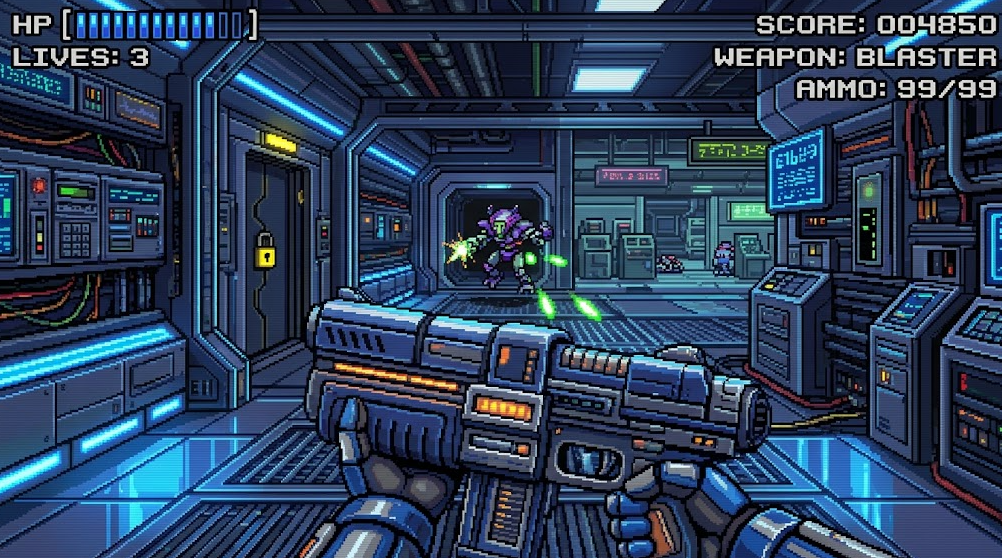
#> input picture tools/art_src/scene_a.png, 1002 x 558 px; the run also reads 2 pictures not shown here
$ python gen_art.py
#> lines starting #> are read from the running program, lines starting #| are printed output that depends on the picture
### tools/rotcut.py
import numpy as np
from PIL import Image
from scipy import ndimage

def cut(im_rgb, box):
    x0, y0, x1, y1 = box
    c = im_rgb.crop((x0, y0, x1, y1))
    a = np.asarray(c).astype(int)
    mx, mn = a.max(2), a.min(2)
    c_mx, c_mn = mx, mn
    light = (mn > 150) & ((mx - mn) < 40)
    lab, n = ndimage.label(light)
    edge = set(np.unique(np.concatenate([lab[0], lab[-1], lab[:, 0], lab[:, -1]]))) - {0}
    bg = np.isin(lab, list(edge))
    fg = ~bg
    fg = ndimage.binary_opening(fg, iterations=1)
    d = ndimage.binary_dilation(fg, iterations=3)
    l2, n2 = ndimage.label(d)
    if n2 == 0:
        return None
    sizes = ndimage.sum(fg, l2, range(1, n2 + 1))
    keep = l2 == (1 + int(np.argmax(sizes)))
    fg = ndimage.binary_fill_holes(fg & keep)
    # drop the floor shadow: long near-black runs in the bottom of the figure
    ys, xs = np.where(fg)
    top, bot = ys.min(), ys.max()
    dark = (mx < 48) & fg
    sh = ndimage.binary_opening(dark, structure=np.ones((1, 21)))
    sh[: int(top + (bot - top) * 0.86)] = False
    sh = ndimage.binary_dilation(sh, structure=np.ones((3, 3)))
    fg2 = fg & ~sh
    lt = fg2 & (c_mn > 150) & ((c_mx - c_mn) < 40)
    ll, nl = ndimage.label(lt)
    shd = ndimage.binary_dilation(sh, iterations=3)
    for k in range(1, nl + 1):
        m = ll == k
        yy = np.where(m)[0]
        if (m & shd).any() or (m.sum() > 40 and yy.max() >= bot - 1):
            fg2 &= ~m
    pw = fg2 & (c_mn > 222) & ((c_mx - c_mn) < 16)
    pl, npl = ndimage.label(pw)
    for k in range(1, npl + 1):
        m = pl == k
        if m.sum() > 25:
            fg2 &= ~m
    fg2 = ndimage.binary_opening(fg2, iterations=1)
    l3, n3 = ndimage.label(ndimage.binary_dilation(fg2, iterations=2))
    sizes = ndimage.sum(fg2, l3, range(1, n3 + 1))
    fg2 = fg2 & (l3 == 1 + int(np.argmax(sizes)))
    rgba = np.dstack([np.asarray(c), (fg2 * 255).astype(np.uint8)])
    img = Image.fromarray(rgba, "RGBA")
    return img.crop(img.getbbox())

# [4 lines left out: function five, not called in this run]

def penguin(path):
    im = Image.open(path).convert("RGB")
    top = [36, 305, 568, 833, 1103]
    bot = [36, 305, 575, 840, 1105, 1375]
    t = [cut(im, (top[i] + 4, 66, top[i + 1] - 4, 340)) for i in range(4)]       # frames 2..5
    b = [cut(im, (bot[i] + 4, 386, bot[i + 1] - 4, 650)) for i in range(5)]       # 6,6,7,8,9
    return t, b

### tools/gen_art.py
#!/usr/bin/env python3
"""
gen_art.py - turns the hand-drawn concept art in tools/art_src/ into game data.

  scene_a.png / scene_b.png  corridor concept (walls, panels, floor, blaster, alien)
  robot_wheel.png, robot_tank.png, penguin.png   enemy concepts (white background)

Outputs in ../res:
  tex_walls.bin   8 wall textures, 32x32, u-major, 1 byte per texel = texel class
  tex_floor.bin   4 floor/ceiling textures, 16x16
  spr_enemy0..3.bin   4 enemy types x 22 frames x 1408 bytes
  spr_weapon.bin  3 blaster frames 64x64
  art_pal.json    OBJ palettes + hit boxes (read by gen_sprites.py / gen_tables.py)
  sheets/*.png    contact sheets for checking the result

Texel classes (5 bits, the LUT of gen_tables.py shades them by distance and by
the light direction of the wall face = pseudo normal mapping):
  class = tilt * 5 + luma          tilt 0 flat, 1 left, 2 right, 3 up, 4 down
                                   (tilt = edge direction found in the art)
  25..28 = emissive accents        amber, green, red, cyan
"""
import json, os, colorsys
import numpy as np
from PIL import ImageOps, ImageFilter,  Image, ImageDraw
from scipy import ndimage

HERE = os.path.dirname(os.path.abspath(__file__))
SRC = os.path.join(HERE, "art_src")
OUT = os.path.join(HERE, "..", "res")
SHEETS = os.path.join(OUT, "sheets")
os.makedirs(SHEETS, exist_ok=True)

SCENE_A = Image.open(os.path.join(SRC, "scene_a.png")).convert("RGB")
#> SCENE_A is the input picture: PIL image 1002x558 RGB; mean R, G, B 43.8, 63.5, 90.6
SCENE_B = Image.open(os.path.join(SRC, "scene_b.png")).convert("RGB")
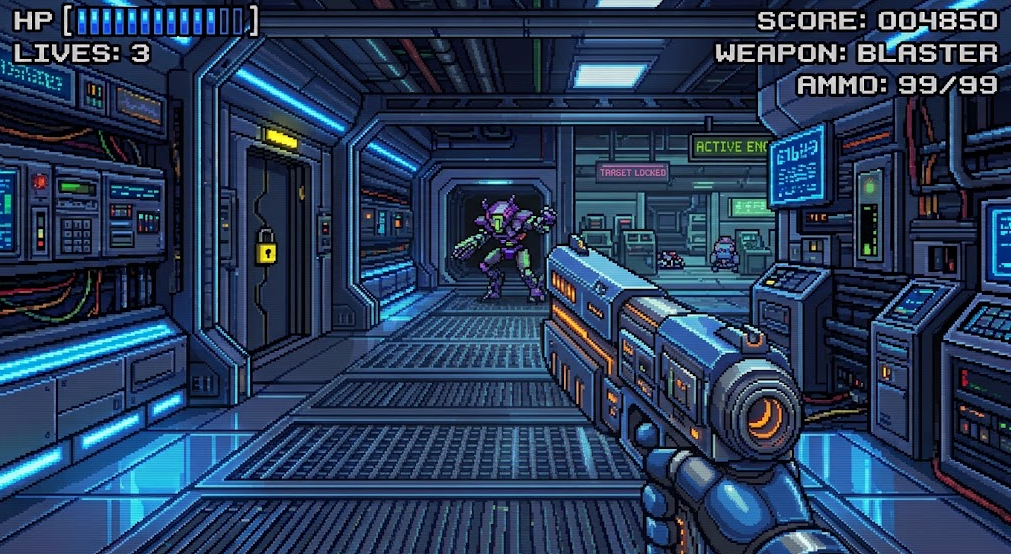
#> input picture tools/art_src/scene_b.png, 1011 x 554 px
#> SCENE_B is the input picture: PIL image 1011x554 RGB; mean R, G, B 39.4, 59.5, 88.9

LUMA_LEVELS = 5
ACC_BASE = 25


# ================================================================ textures
def accent_of(rgb):
    """rgb 0-255 arrays (...,3) -> accent index 0..3 or -1"""
    r, g, b = [rgb[..., i] / 255.0 for i in range(3)]
    mx = np.maximum(np.maximum(r, g), b)
    mn = np.minimum(np.minimum(r, g), b)
    v = mx
    s = np.where(mx > 0, (mx - mn) / np.maximum(mx, 1e-6), 0)
    d = np.maximum(mx - mn, 1e-6)
    h = np.where(mx == r, ((g - b) / d) % 6,
                 np.where(mx == g, (b - r) / d + 2, (r - g) / d + 4)) * 60.0
    out = -np.ones(r.shape, dtype=int)
    out[(h >= 15) & (h <= 65) & (s > 0.45) & (v > 0.55)] = 0          # amber / yellow
    out[(h > 65) & (h <= 165) & (s > 0.35) & (v > 0.45)] = 1          # green
    out[((h < 15) | (h > 335)) & (s > 0.5) & (v > 0.5)] = 2           # red
    out[(h >= 175) & (h <= 235) & (s > 0.3) & (v > 0.82)] = 3         # cyan / bright blue
    return out


def classify(img, size):
    """RGB image -> [v][u] texel classes"""
    ss = 4
    big = np.asarray(img.resize((size * ss, size * ss), Image.LANCZOS), dtype=float)
    acc = accent_of(big)
    small = ImageOps.autocontrast(img.resize((size, size), Image.LANCZOS), cutoff=1)
    small = small.filter(ImageFilter.UnsharpMask(radius=1.0, percent=170, threshold=2))
    y = np.asarray(small.convert("L"), dtype=float)
    lo, hi = np.percentile(y, 3), np.percentile(y, 97)
    yn = np.clip((y - lo) / max(hi - lo, 1), 0, 1) ** 0.9
    luma = np.minimum((yn * LUMA_LEVELS).astype(int), LUMA_LEVELS - 1)
    ys = ndimage.gaussian_filter(yn, 0.6)
    gx = ndimage.sobel(ys, axis=1) / 8.0
    gy = ndimage.sobel(ys, axis=0) / 8.0
    thr = 0.17
    tilt = np.zeros(y.shape, dtype=int)
    horiz = np.abs(gx) >= np.abs(gy)
    tilt[horiz & (gx > thr)] = 1
    tilt[horiz & (gx < -thr)] = 2
    tilt[~horiz & (gy > thr)] = 3
    tilt[~horiz & (gy < -thr)] = 4
    cls = tilt * LUMA_LEVELS + luma
    # accent when enough of the block is accent coloured
    for a in range(4):
        m = (acc == a).reshape(size, ss, size, ss).mean(axis=(1, 3)) > 0.34
        cls[m] = ACC_BASE + a
    return cls


SK = 1024.0 / 1408.0
SHEET_BOX = dict(
    A1=(6, 6, 186, 166), A2=(382, 6, 560, 166), A3=(708, 6, 840, 166), A4=(1036, 6, 1215, 166),
    B1=(6, 198, 186, 358), B2=(382, 198, 560, 358), B3=(708, 198, 840, 358), B4=(1036, 198, 1215, 358),
    C1=(6, 390, 186, 550), C2=(382, 390, 560, 550), C3=(708, 390, 840, 550), C4=(1036, 390, 1215, 550),
    D1=(6, 582, 186, 742), D2=(192, 582, 372, 742), D3=(380, 582, 560, 742), D4=(568, 582, 700, 742),
    E1=(708, 582, 840, 742), E2=(848, 582, 1028, 742), E3=(1036, 582, 1215, 742), E4=(1222, 582, 1400, 742))
NEW = os.path.join(SRC, "new")
TA = Image.open(os.path.join(NEW, "texA.png")).convert("RGB")
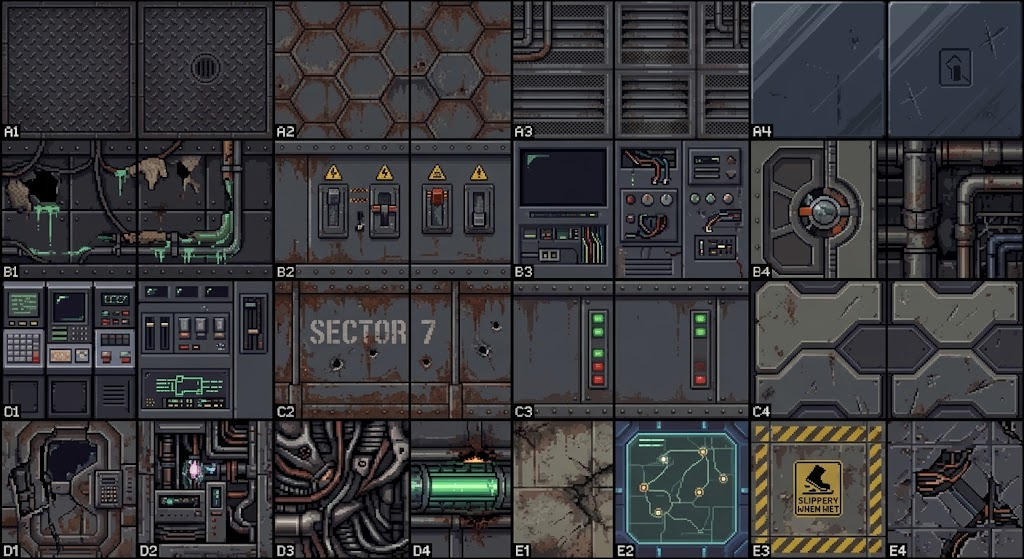
#> input picture tools/art_src/new/texA.png, 1024 x 559 px
#> TA is the input picture: PIL image 1024x559 RGB; mean R, G, B 57.1, 56.6, 59.2
TB = Image.open(os.path.join(NEW, "texB.png")).convert("RGB")
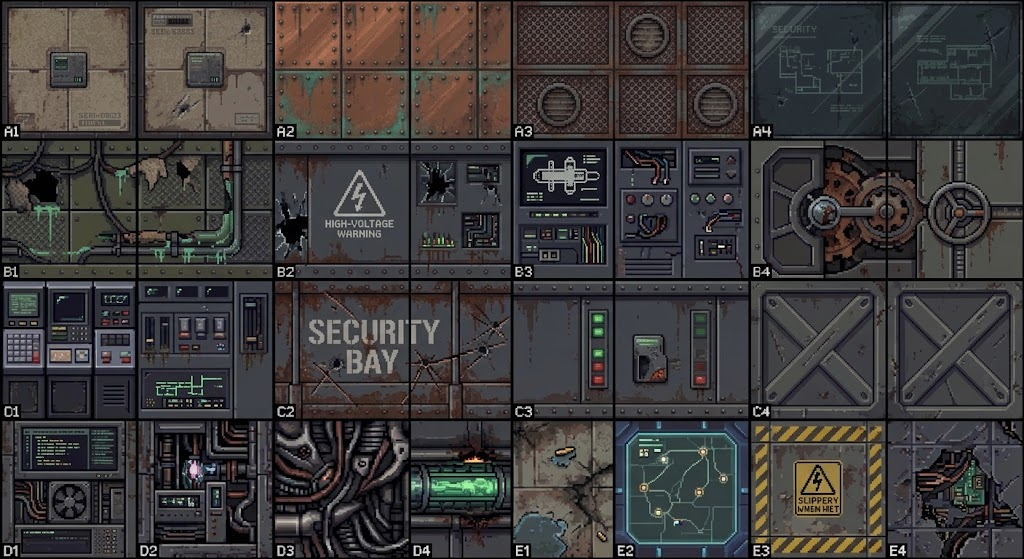
#> input picture tools/art_src/new/texB.png, 1024 x 559 px
#> TB is the input picture: PIL image 1024x559 RGB; mean R, G, B 61.6, 59, 59
DOOR = Image.open(os.path.join(NEW, "door.png")).convert("RGB")
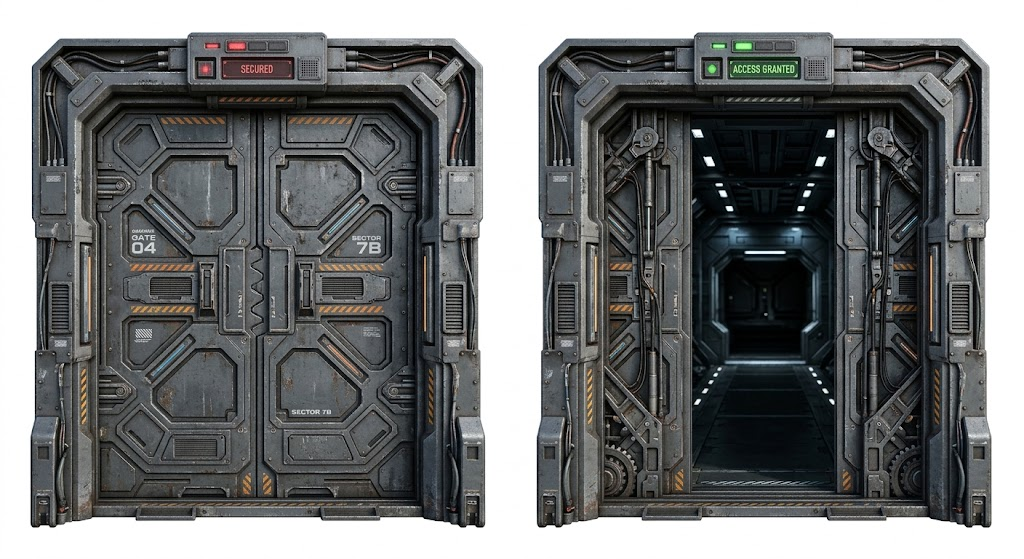
#> input picture tools/art_src/new/door.png, 1024 x 559 px
#> DOOR is the input picture: PIL image 1024x559 RGB; mean R, G, B 114.6, 116.4, 117


def box(k):
    return tuple(int(round(v * SK)) for v in SHEET_BOX[k])


# wall ids 1..9, then doors 10..14 (auto, K1D blue, K2D yellow, K3D red, TRD)
WALL_SRC = [(TB, box("C4")), (TB, box("B2")), (TB, box("C1")), (TA, box("D3")), (TB, box("B3")),
            (TB, box("D1")), (TB, box("A3")), (TB, box("C2")), (TA, box("D2"))]
FLOOR_SRC = [(TA, box("A1")), (TA, box("A2")), (TB, box("A2")), (TA, box("A3"))]
DOOR_BOX = (46, 44, 476, 522)
DOOR_ACC = [26, 28, 25, 27, 27]       # lamp colour per door id 10..14


def door_cls(n):
    c = classify(DOOR.crop(DOOR_BOX), 32)
    acc = DOOR_ACC[n]
    c[2:5, 12:21] = acc                 # status lamp box
    if n:
        c[10:12, 4:28] = acc            # colour band across the leaves
        c[24:26, 4:28] = acc
    if n == 4:
        c[7:9, :] = acc
        c[27:29, :] = acc
    return c


def stage_json():
    import json
    p = os.environ.get("STAGE_JSON") or os.path.join(os.path.dirname(os.path.abspath(__file__)), "..", "maps", "stage1.json")
    return json.load(open(p)) if os.path.exists(p) else {}


# [4 lines left out: function custom_tex, not called in this run]


def export_thumbs():
    d = os.path.join(os.path.dirname(os.path.abspath(__file__)), "mapedit", "static", "tex")
    os.makedirs(d, exist_ok=True)
    for n, (im, bx) in enumerate(WALL_SRC):
        im.crop(bx).resize((64, 64), Image.LANCZOS).save(os.path.join(d, "wall_%d.png" % (n + 1)))
#> this loop made 9 passes
#> bx on passes 1 to 8: (753, 284, 884, 400), (278, 144, 407, 260), (4, 284, 135, 400), (276, 423, 407, 540), (515, 144, 611, 260), (4, 423, 135, 540), (515, 4, 611, 121), (278, 284, 407, 400)
    for n, (im, bx) in enumerate(FLOOR_SRC):
        im.crop(bx).resize((64, 64), Image.LANCZOS).save(os.path.join(d, "floor_%d.png" % n))
#> this loop made 4 passes
#> bx on passes 1 to 4: (4, 4, 135, 121), (278, 4, 407, 121), (278, 4, 407, 121), (515, 4, 611, 121)
    for n in range(5):
        DOOR.crop(DOOR_BOX).resize((64, 64), Image.LANCZOS).save(os.path.join(d, "door_%d.png" % n))


def build_textures():
    export_thumbs()
    SJ = stage_json()
#> SJ = 0 items
    wall_src = list(WALL_SRC)
#> wall_src = 9 items
    for k, f in (SJ.get("wall_tex") or {}).items():            # map editor: replace wall texture id k (1..9) by an uploaded picture
        if 1 <= int(k) <= 9 and f:
            wall_src[int(k) - 1] = custom_tex(f)
    floor_src = list(FLOOR_SRC)
#> floor_src = 4 items
    fsel, csel = int(SJ.get("floor_tex", 0)), int(SJ.get("ceil_tex", 2))
#> fsel = 0; csel = 2
    floor_slots = [floor_src[fsel] if fsel != 2 else floor_src[0], floor_src[1], None, floor_src[3]]
    if SJ.get("floor_tex_file"):
        floor_slots[0] = custom_tex(SJ["floor_tex_file"])
    if SJ.get("ceil_tex_file"):
        floor_slots[2] = custom_tex(SJ["ceil_tex_file"])
    elif csel != 2:
        floor_slots[2] = floor_src[csel]
    walls = bytearray()
    wall_rgb, floor_rgb = [], []                                 # v11: true colour textures for the 8 bpp view (tex_rgb.npz)
    curves = []                                                 # v11.2: per wall id, the colour of the real texture at 11 brightness steps (chroma ratio to luma), for the wall colour groups
    def curve_of(img):
        a = np.asarray(img.resize((32, 32), Image.LANCZOS).convert("RGB"), dtype=float).reshape(-1, 3)
        l = 0.3 * a[:, 0] + 0.59 * a[:, 1] + 0.11 * a[:, 2]
        order = np.argsort(l)
        out = []
        for i in range(11):
            q = i / 10.0
            lo = int(max(0, (q - 0.12)) * (len(a) - 1)); hi = int(min(1.0, (q + 0.12)) * (len(a) - 1)) + 1
            m = a[order[lo:hi]].mean(0)
            lm = max(1.0, 0.3 * m[0] + 0.59 * m[1] + 0.11 * m[2])
            out.append([float(x) for x in (m / lm)])
        return out
    sheet = Image.new("RGB", (14 * 34, 34 + 18 + 40), (20, 20, 20))
#> sheet: PIL image 476x92 RGB; every value is 20
    for n, (im, bx) in enumerate(wall_src):
        c = np.tile(classify(im.crop(bx), 16), (2, 2))          # half size: the 16x16 detail repeated 2x2
        for (lu, lv) in ((3 + n % 5, 4), (20 - n % 4, 11 + n % 3), (11 + n % 6, 26)):
            c[lv, lu] = 28                                      # small bluish point lights
        for u in range(32):
            for v in range(32):
                walls.append(int(c[v, u]))
        sheet.paste(im.crop(bx).resize((32, 32), Image.LANCZOS), (n * 34, 0))
        curves.append(curve_of(im.crop(bx)))
        wall_rgb.append(np.asarray(im.crop(bx).resize((32, 32), Image.LANCZOS).convert('RGB'), dtype=np.uint8))
#> this loop made 9 passes
#> hi in classify on passes 1 to 8: 255, 255, 255, 255, 255, 255, 255, 255
#> after the loop, curves = 9 items; wall_rgb = 9 items
    ACCRGB = [(255, 160, 25), (75, 230, 80), (255, 50, 40), (60, 225, 255)]
    for n in range(5):
        curves.append(curve_of(DOOR.crop(DOOR_BOX)))
        dr = np.asarray(DOOR.crop(DOOR_BOX).resize((32, 32), Image.LANCZOS).convert('RGB'), dtype=np.uint8).copy()
        acc_ = ACCRGB[DOOR_ACC[n] - 25]
        dr[2:5, 12:21] = acc_
        if n:
            dr[10:12, 4:28] = acc_; dr[24:26, 4:28] = acc_
        if n == 4:
            dr[7:9, :] = acc_; dr[27:29, :] = acc_
        wall_rgb.append(dr)
        c = door_cls(n)
        for u in range(32):
            for v in range(32):
                walls.append(int(c[v, u]))
        sheet.paste(DOOR.crop(DOOR_BOX).resize((32, 32), Image.LANCZOS), ((9 + n) * 34, 0))
#> this loop made 5 passes
#> pass 1, in accent_of (call 10), `r, g, b = [rgb[..., i] / 255.0 for i in range(3)]`:
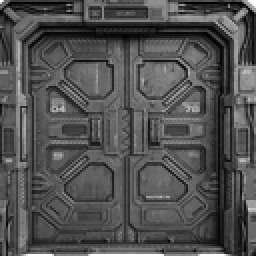
#> g: shape (128, 128) float64 (shown 2 times larger); min 0, max 1, mean 0.317
#> after the loop:
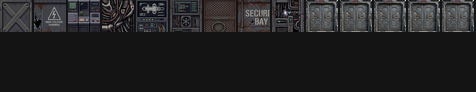
#> sheet: PIL image 476x92 RGB; mean R, G, B 35, 34.6, 35.4
#> after the loop, curves = 14 items; wall_rgb = 14 items
    fl = bytearray()
    for n, slot in enumerate(floor_slots):
        if slot is not None:
            im, bx = slot
            c = classify(im.crop(bx), 16)
        else:
            im, bx, c = None, None, None
        if n == 2 and slot is None:                                                # ceiling: flat light panel with a round black lamp
            c = np.full((16, 16), 4, dtype=int)
            yy, xx = np.mgrid[0:16, 0:16]
            rr = np.hypot(xx - 7.5, yy - 7.5)
            c[(rr > 3.0) & (rr < 5.2)] = 0
            c[rr <= 3.0] = 3
        if n == 3:                                                                 # the chase road (the floor of the bike room): asphalt, a dashed amber lane divider (the texture repeats every 256 units = 3 dividers across the road), tyre marks
            r = np.random.RandomState(7)
            c = np.full((16, 16), 2, dtype=int)
            c[r.rand(16, 16) < 0.18] = 3
            c[r.rand(16, 16) < 0.08] = 1
            for v in range(2, 13):
                for u in (14, 15, 0, 1):
                    c[v, u] = 25
            c[:, 7] = np.where(r.rand(16) < 0.55, 1, c[:, 7])                       # dark tyre streaks
            c[:, 8] = np.where(r.rand(16) < 0.3, 1, c[:, 8])
            c[:, 11] = np.where(r.rand(16) < 0.35, 1, c[:, 11])
        if im is not None:
            floor_rgb.append(np.asarray(im.crop(bx).resize((16, 16), Image.LANCZOS).convert('RGB'), dtype=np.uint8))
        else:                                                                          # procedural slots: ceiling panel / chase road
            fr = np.zeros((16, 16, 3), dtype=np.uint8)
            if n == 2:
                fr[:] = (150, 156, 166)
                yy, xx = np.mgrid[0:16, 0:16]; rr = np.hypot(xx - 7.5, yy - 7.5)
                fr[(rr > 3.0) & (rr < 5.2)] = (10, 10, 12); fr[rr <= 3.0] = (210, 220, 235)
            else:
                fr[:] = (70, 70, 74)
                for v in range(2, 13):
                    for u in (14, 15, 0, 1): fr[v, u] = (230, 160, 30)
                for col, pr in ((7, .55), (8, .3), (11, .35)):
                    for v in range(16):
                        if r.rand() < pr: fr[v, col] = (28, 28, 30)
            floor_rgb.append(fr)
        for v in range(16):
            for u in range(16):
                fl.append(int(c[v, u]))
        if im is not None:
            sheet.paste(im.crop(bx).resize((16, 16), Image.LANCZOS), (n * 18, 36))
#> this loop made 4 passes
#> pass 1, in classify (call 15), `big = np.asarray(img.resize((size * ss, size * ss), Image.LANCZOS), dt..`:
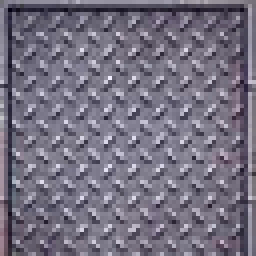
#> big: shape (64, 64, 3) float64 (shown 4 times larger); mean R, G, B 47.4, 45.9, 51.2; drawn with min black and max white
#> after the loop, floor_rgb = 4 items
#> (the rest of the program and of its run is left out)
